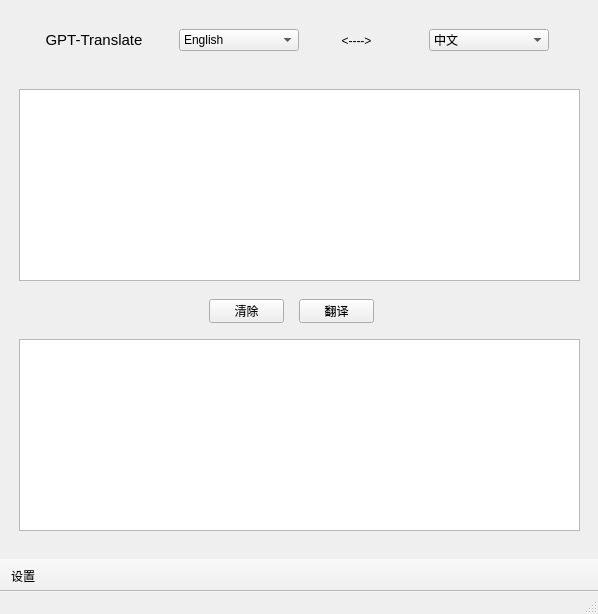
<?xml version="1.0" encoding="UTF-8"?>
<ui version="4.0">
 <class>MainWindow</class>
 <widget class="QMainWindow" name="MainWindow">
  <property name="geometry">
   <rect>
    <x>0</x>
    <y>0</y>
    <width>598</width>
    <height>614</height>
   </rect>
  </property>
  <property name="windowTitle">
   <string>MainWindow</string>
  </property>
  <widget class="QWidget" name="centralwidget">
   <layout class="QGridLayout" name="gridLayout">
    <item row="0" column="1">
     <widget class="QStackedWidget" name="stackedWidget">
      <property name="currentIndex">
       <number>0</number>
      </property>
      <widget class="QWidget" name="translate_page">
       <widget class="QLabel" name="title_label">
        <property name="geometry">
         <rect>
          <x>20</x>
          <y>20</y>
          <width>130</width>
          <height>22</height>
         </rect>
        </property>
        <property name="font">
         <font>
          <pointsize>11</pointsize>
         </font>
        </property>
        <property name="layoutDirection">
         <enum>Qt::LeftToRight</enum>
        </property>
        <property name="text">
         <string>GPT-Translate</string>
        </property>
        <property name="alignment">
         <set>Qt::AlignCenter</set>
        </property>
       </widget>
       <widget class="QComboBox" name="target_language_comboBox">
        <property name="geometry">
         <rect>
          <x>420</x>
          <y>20</y>
          <width>120</width>
          <height>22</height>
         </rect>
        </property>
        <property name="minimumSize">
         <size>
          <width>120</width>
          <height>0</height>
         </size>
        </property>
        <property name="toolTip">
         <string>目标语言</string>
        </property>
        <property name="statusTip">
         <string>目标语言</string>
        </property>
        <item>
         <property name="text">
          <string>中文</string>
         </property>
        </item>
        <item>
         <property name="text">
          <string>English</string>
         </property>
        </item>
       </widget>
       <widget class="QComboBox" name="native_language_comboBox">
        <property name="geometry">
         <rect>
          <x>170</x>
          <y>20</y>
          <width>120</width>
          <height>22</height>
         </rect>
        </property>
        <property name="minimumSize">
         <size>
          <width>80</width>
          <height>0</height>
         </size>
        </property>
        <item>
         <property name="text">
          <string>English</string>
         </property>
        </item>
        <item>
         <property name="text">
          <string>中文</string>
         </property>
        </item>
       </widget>
       <widget class="QPushButton" name="swap_button">
        <property name="geometry">
         <rect>
          <x>310</x>
          <y>20</y>
          <width>75</width>
          <height>24</height>
         </rect>
        </property>
        <property name="toolTip">
         <string>交换翻译语言</string>
        </property>
        <property name="statusTip">
         <string>交换翻译语言</string>
        </property>
        <property name="text">
         <string>&lt;----&gt;</string>
        </property>
        <property name="flat">
         <bool>true</bool>
        </property>
       </widget>
       <widget class="QTextBrowser" name="original_text">
        <property name="geometry">
         <rect>
          <x>10</x>
          <y>80</y>
          <width>561</width>
          <height>192</height>
         </rect>
        </property>
        <property name="toolTip">
         <string>Ctrl+T可以快捷翻译</string>
        </property>
        <property name="statusTip">
         <string>Ctrl+T可以快捷翻译</string>
        </property>
        <property name="readOnly">
         <bool>false</bool>
        </property>
       </widget>
       <widget class="QTextBrowser" name="target_text">
        <property name="geometry">
         <rect>
          <x>10</x>
          <y>330</y>
          <width>561</width>
          <height>192</height>
         </rect>
        </property>
       </widget>
       <widget class="QPushButton" name="translate_button">
        <property name="geometry">
         <rect>
          <x>290</x>
          <y>290</y>
          <width>75</width>
          <height>24</height>
         </rect>
        </property>
        <property name="text">
         <string>翻译</string>
        </property>
       </widget>
       <widget class="QPushButton" name="clean_pushButton">
        <property name="geometry">
         <rect>
          <x>200</x>
          <y>290</y>
          <width>75</width>
          <height>24</height>
         </rect>
        </property>
        <property name="text">
         <string>清除</string>
        </property>
       </widget>
      </widget>
      <widget class="QWidget" name="setting_page">
       <widget class="QLabel" name="api_key_label">
        <property name="geometry">
         <rect>
          <x>30</x>
          <y>20</y>
          <width>131</width>
          <height>22</height>
         </rect>
        </property>
        <property name="minimumSize">
         <size>
          <width>131</width>
          <height>21</height>
         </size>
        </property>
        <property name="font">
         <font>
          <pointsize>11</pointsize>
         </font>
        </property>
        <property name="text">
         <string>openai-apikey</string>
        </property>
        <property name="textFormat">
         <enum>Qt::AutoText</enum>
        </property>
       </widget>
       <widget class="QLineEdit" name="api_key_lineEdit">
        <property name="geometry">
         <rect>
          <x>30</x>
          <y>50</y>
          <width>461</width>
          <height>22</height>
         </rect>
        </property>
        <property name="echoMode">
         <enum>QLineEdit::Password</enum>
        </property>
       </widget>
       <widget class="QPushButton" name="api_key_echo_switch">
        <property name="geometry">
         <rect>
          <x>490</x>
          <y>50</y>
          <width>41</width>
          <height>22</height>
         </rect>
        </property>
        <property name="text">
         <string>echo</string>
        </property>
       </widget>
       <widget class="QComboBox" name="gpt_model_comboBox">
        <property name="geometry">
         <rect>
          <x>30</x>
          <y>120</y>
          <width>501</width>
          <height>22</height>
         </rect>
        </property>
        <item>
         <property name="text">
          <string>gpt-3.5-turbo</string>
         </property>
        </item>
        <item>
         <property name="text">
          <string>gpt-4</string>
         </property>
        </item>
       </widget>
       <widget class="QLabel" name="gpt_model_label">
        <property name="geometry">
         <rect>
          <x>30</x>
          <y>90</y>
          <width>130</width>
          <height>16</height>
         </rect>
        </property>
        <property name="minimumSize">
         <size>
          <width>130</width>
          <height>16</height>
         </size>
        </property>
        <property name="font">
         <font>
          <pointsize>11</pointsize>
         </font>
        </property>
        <property name="text">
         <string>GPT模型</string>
        </property>
       </widget>
       <widget class="QDialogButtonBox" name="setting_confirm_buttonBox">
        <property name="geometry">
         <rect>
          <x>390</x>
          <y>480</y>
          <width>156</width>
          <height>24</height>
         </rect>
        </property>
        <property name="standardButtons">
         <set>QDialogButtonBox::Cancel|QDialogButtonBox::Ok</set>
        </property>
       </widget>
       <zorder>api_key_lineEdit</zorder>
       <zorder>api_key_label</zorder>
       <zorder>api_key_echo_switch</zorder>
       <zorder>gpt_model_comboBox</zorder>
       <zorder>gpt_model_label</zorder>
       <zorder>setting_confirm_buttonBox</zorder>
      </widget>
     </widget>
    </item>
   </layout>
  </widget>
  <widget class="QMenuBar" name="menubar">
   <property name="geometry">
    <rect>
     <x>0</x>
     <y>0</y>
     <width>598</width>
     <height>27</height>
    </rect>
   </property>
  </widget>
  <widget class="QToolBar" name="toolBar">
   <property name="windowTitle">
    <string>toolBar</string>
   </property>
   <property name="movable">
    <bool>false</bool>
   </property>
   <attribute name="toolBarArea">
    <enum>BottomToolBarArea</enum>
   </attribute>
   <attribute name="toolBarBreak">
    <bool>false</bool>
   </attribute>
   <addaction name="setting_toolbar"/>
  </widget>
  <widget class="QStatusBar" name="statusbar"/>
  <action name="setting_toolbar">
   <property name="text">
    <string>设置</string>
   </property>
   <property name="statusTip">
    <string>设置</string>
   </property>
  </action>
 </widget>
 <resources/>
 <connections/>
</ui>
